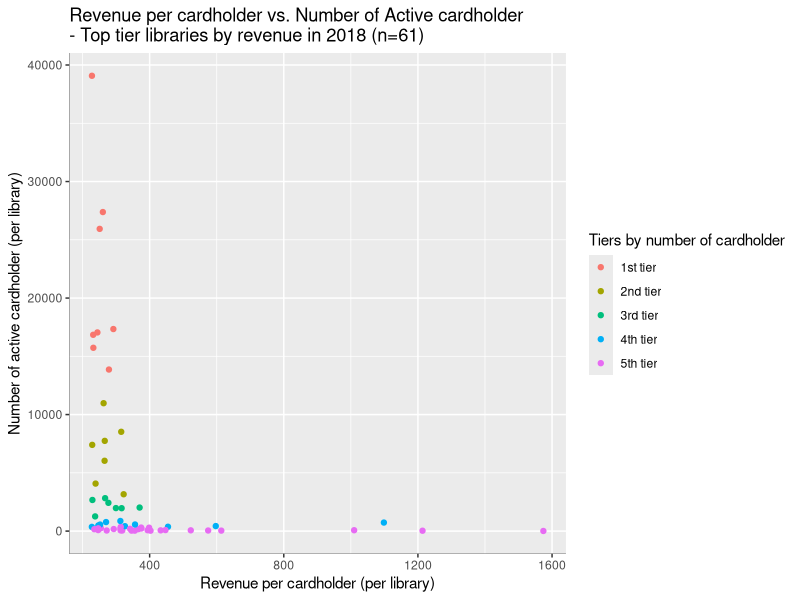
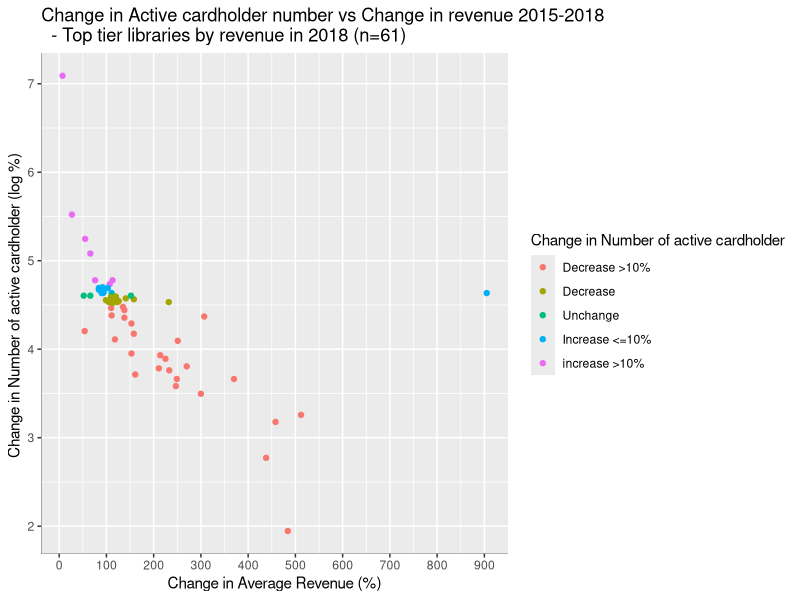
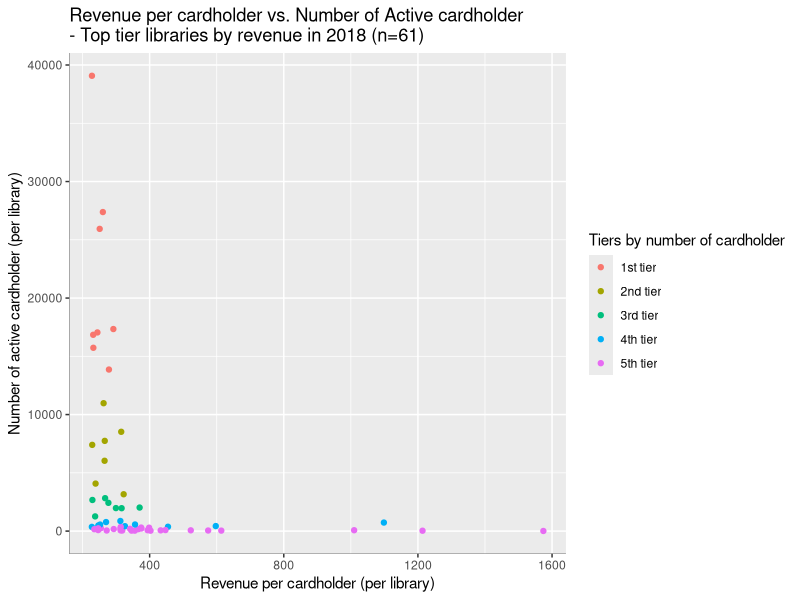
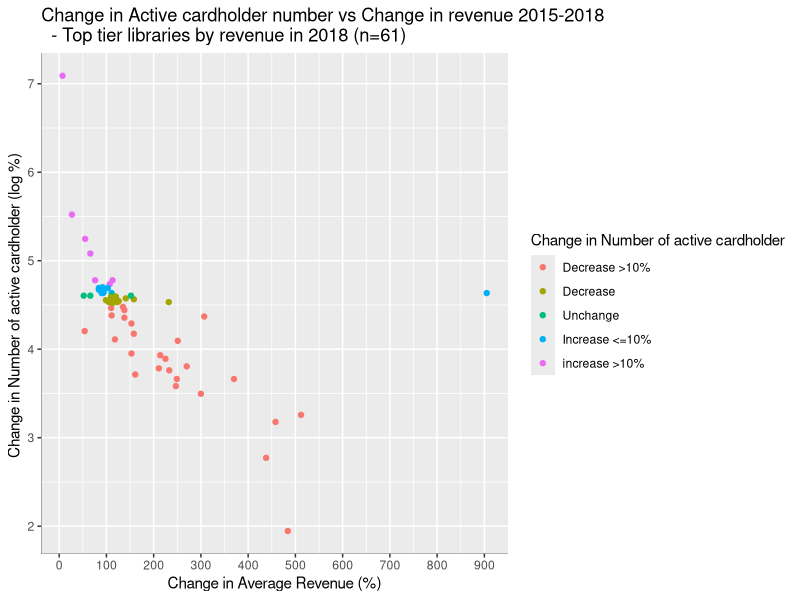

Generate these figures, in order, with R:
## ---- chunk 1
knitr::opts_chunk$set(echo = TRUE)
## ---- chunk 2
# load library
library(dplyr)
library(ggplot2)
library(formattable)
library(kableExtra)

# load data
df <- read.csv('library_data.csv')
print(dim(df))

# number of row with na value in year column
sum(is.na(df$Survey.Year.From))

# remove row with na value in year column
df<- subset(df,!is.na(df$Survey.Year.From))

# check data dimension after removing na value
print(dim(df))


## ---- chunk 3
# obtain a data set with target columns for further analysis
# create new column named revenue_active_card
df$revenue_active_card= df$B2.9..Total.Operating.Revenues/df$A1.14..No..of.Active.Library.Cardholders

# obtain target columns
df_rev <- reshape(df[c('Library.Number','Survey.Year.From','A1.14..No..of.Active.Library.Cardholders','revenue_active_card')],direction= "wide",idvar="Library.Number",timevar="Survey.Year.From")
print(dim(df_rev))

# rename columns
names(df_rev)<- c("Library.Number","activecard_2018","avgrev_2018","activecard_2017","avgrev_2017","activecard_2016","avgrev_2016","activecard_2015","avgrev_2015")

# let ignore libraries with no active card holder for now
df_rev<- subset(df_rev,(df_rev$activecard_2018!=0) | (df_rev$activecard_2017!=0) | (df_rev$activecard_2016!=0) | (df_rev$activecard_2015!=0))
print(dim(df_rev))

# remove row with na value in any columns
df_rev<- na.omit(df_rev)
print(dim(df_rev))
## ---- chunk 4
# Create relevant variables

# change in number of active cardholder from 2015 to 2018 (%): 
# <100: there is a decrease in number of cardholder , =100: number of cardholder remain the same between 2015-2018, >100: there is an increase in number of cardholder
df_rev$activecardgrowth_2015_2018 <- round(df_rev$activecard_2018 / df_rev$activecard_2015 * 100,0)

# % change in average operating revenue per active cardholder from 2015 to 2018
# <100: a decrease from 2015-2018 , =100: no change, >100: an increase from 2015-2018
df_rev$avgrevgrowth_2015_2018 <- round(df_rev$avgrev_2018 / df_rev$avgrev_2015 *100,0)

# break number of active card in latest year (2018) into 5 quantile groups
# 1: libraries in bottom 20% by number of cardholder -> 5: libraries in top 20% by number of cardholder
df_rev$activecard_2018bin <- ntile(df_rev$activecard_2018, 5)

# break average revenue per active card holder in latest year (2018) into 5 quantile groups based on value
# 1: libraries in bottom 20% by average revenue/cardholder -> 5: libraries in top 20% by average revenue/cardholder
df_rev$avgrev_2018bin <- ntile(df_rev$avgrev_2018, 5)

# check data
head(df_rev)

# Libraries in TOP 20% HIGHEST AVERAGE REVENUE PER CARDHOLDER: 61 libraries
df_highrev <- df_rev[df_rev$avgrev_2018bin == 5,]
df_highrev$activecard_2018bin<-as.factor(df_highrev$activecard_2018bin)


# Create a new field to better represent group of libraries

top_library <- c(1,2,3,4,5)
description <- factor(c('5th tier','4th tier','3rd tier','2nd tier ','1st tier'))

df_highrev$activecard_2018tier<- description[match(df_highrev$activecard_2018bin,top_library)]
df_highrev$avgrev_2018tier<- description[match(df_highrev$avgrev_2018bin,top_library)]
## ---- chunk 5

options(repr.plot.width = 5, repr.plot.height = 5)
ggplot(df_highrev, aes(x =avgrev_2018   , y =activecard_2018  )) +
  geom_point(aes(colour = activecard_2018tier)) + # Points and color by group
  scale_color_discrete("Tiers by number of cardholder") +  # Change legend title
  xlab("Revenue per cardholder (per library)") +             
  ylab("Number of active cardholder (per library)")  +
  ggtitle("Revenue per cardholder vs. Number of Active cardholder 
- Top tier libraries by revenue in 2018 (n=61)")+
  theme(axis.line = element_line(colour = "black", size = 0.1))

  

## ---- chunk 6
insight_1 <- df_highrev %>%  dplyr::group_by(activecard_2018tier) %>% dplyr::summarize('NBR active cardholder'= mean(activecard_2018),count=n(), percent=n()/dim(df_highrev)[1] *100)
insight_1$percent<- round(insight_1$percent,0)
insight_1$'NBR active cardholder'<- round(insight_1$'NBR active cardholder',0)

colnames(insight_1) <- c('Active cardholder','AVG active cardholder (per library)', 'NBR of lirabries','Percent out of total top tier libraries (%)')

kbl(insight_1,caption = "Top tier libraries by revenue in 2018 (n=61)
- Grouped by Active cardholder tiers") %>%
  kable_styling(bootstrap_options = "striped", full_width = T, position = "center")

## ---- chunk 7
# Classify active card growth from 2015 to 2018 into group
df_highrev$activecardchange <-cut(df_highrev$activecardgrowth_2015_2018, breaks=c(-Inf,90,99,101,110,+Inf), labels=c('Decrease >10%','Decrease ','Unchange','Increase <=10%','increase >10%'))

# plot
options(repr.plot.width = 5, repr.plot.height = 5)
ggplot(df_highrev, aes(x =avgrevgrowth_2015_2018   , y =log(activecardgrowth_2015_2018))) +  
  geom_point(aes(colour = activecardchange)) +
  scale_color_discrete("Change in Number of active cardholder")+
  xlab("Change in Average Revenue (%)") +   
  ggtitle("Change in Active cardholder number vs Change in revenue 2015-2018
  - Top tier libraries by revenue in 2018 (n=61)")+
  ylab("Change in Number of active cardholder (log %) ")  + 
    scale_x_continuous(breaks=seq(0,1000,100)) +
  theme(axis.line = element_line(colour = "black", size = 0.1))

print('Change in Average Revenue= 2018 Revenue/2015 Revenue * 100')
print ('Change in Number of active cardholder= 2018 NBR cardholder / 2015 NBR Cardholder *100')

## ---- chunk 8
insight_2<- df_highrev %>%  dplyr::group_by(activecardchange) %>% dplyr::summarize(count=n(),percent=n()/dim(df_highrev)[1] *100)
insight_2$percent<- round(insight_2$percent)
colnames(insight_2) <- c('Change in active cardholder 2015-2018', 'NBR of libraries','Percent out of total top tier libraries (%)')

kbl(insight_2,caption = "Top tier libraries by revenue in 2018 (n=61)
- Grouped by Change in active cardholder 2015-2018") %>%
  kable_styling(bootstrap_options = "striped", full_width = T, position = "center")

## ---- chunk 9
# obtain dataset of 2018 ( target column: number of active cardholder, avg revenue per cardholder, Resident.Population.Served)

df2018<- subset(df, df$Survey.Year.From== 2018) 
df2018<- subset(df2018,df2018$A1.14..No..of.Active.Library.Cardholders!=0)

# break average revenue per active card holder in latest year (2018) into 5 quantile groups based on value
# 1: libraries in bottom 20% by average revenue/cardholder -> 5: libraries in top 20% by average revenue/cardholder
df2018$avgrev_bin <- ntile(df2018$revenue_active_card, 5)

top_library <- c(1,2,3,4,5)
description <- factor(c('5th tier','4th tier','3rd tier','2nd tier ','1st tier'))

df2018$avgrev_tier<- description[match(df2018$avgrev_bin,top_library)]

# Calculate percent number of active card out of Resident.Population.Served -> to determine potential to grow cardholder in local community
df2018$activecard_residentserved<- df2018$A1.14..No..of.Active.Library.Cardholders/ df2018$P1.1..Resident.Population.Served *100

# calculate number of cardholder per 100 resident served by avg revenue group (quantile)
insight_3<- df2018 %>%  dplyr::group_by(avgrev_tier) %>% dplyr::summarize(avg_revenue=mean(revenue_active_card), number_cardholder_per100resident=mean(activecard_residentserved))

insight_3$avg_revenue<- round(insight_3$avg_revenue,0)
insight_3$number_cardholder_per100resident<- round(insight_3$number_cardholder_per100resident,0)

colnames(insight_3) <- c('Revenue tiers', 'AVG revenue per cardholder (per library)','NBR cardholders per 100 residents served')

kbl(insight_3,caption = "Number of cardholders per 100 residents served 
- Grouped by revenue tiers in 2018") %>%
  kable_styling(bootstrap_options = "striped", full_width = T, position = "center")

## ---- chunk 10
# data preparation

attendance <- c('F2.2.A..Annual.program.attendance','F2.301.Attendance..Early.literacy.and.Early.learning','F2.302.Attendance..Other.Children.s.programming','F2.303.Attendance..Summer.Reading','F2.304.Attendance..Homework.help','F2.305.Attendance..Class.instruction.at.a.library.or.school','F2.306.Attendance..Teen.programming','F2.307.Attendance..Newcomer.focus','F2.308.Attendance..Careers..job.help...skills.','F2.309.Attendance..Business.Development','F2.310.Attendance..Community.Development','F2.311.Attendance..Technology..social.media.and.computer.literacy.','F2.311a.Attendance..Maker.space..Digital.media.lab..Self.publishing','F2.312.Attendance..Genealogy..local.history..Doors.Open','F2.313.Attendance..Adult.learning..not.covered.elsewhere.','F2.314.Attendance..Seniors.programming','F2.315.Attendance..Culture.Days..poetry.and.story.readings..art.shows','F2.316.Attendance..First.Nations.Public.Library.Week','F2.317.Attendance..First.Nation.Communities.Reads',   'F2.318.Attendance..Ontario.Public.Library.Week...Canadian.Library.Month','F2.319.Attendance..Book.Clubs','F2.320.Attendance..Other')
programs <- c('F2.1.P..No..of.programs.held.annually','F2.301.Programs..Early.literacy.and.Early.learning','F2.302.Programs..Other.Children.s.programming','F2.303.Programs..Summer.Reading','F2.304.Programs..Homework.help','F2.305.Programs..Class.instruction.at.a.library.or.school','F2.306.Programs..Teen.programming','F2.307.Programs..Newcomer.focus','F2.308.Programs..Careers..job.help...skills.','F2.309.Programs..Business.Development','F2.310.Programs..Community.Development','F2.311.Programs..Technology..social.media.and.computer.literacy.','F2.311a.Programs..Maker.space..Digital.media.lab..Self.publishing',
'F2.312.Programs..Genealogy..local.history..Doors.Open','F2.313.Programs..Adult.learning..not.covered.elsewhere.',
'F2.314.Programs..Seniors.programming','F2.315.Programs..Culture.Days..poetry.and.story.readings..art.shows','F2.316.Programs..First.Nations.Public.Library.Week','F2.317.Programs..First.Nation.Communities.Reads','F2.318.Programs..Ontario.Public.Library.Week...Canadian.Library.Month','F2.319.Programs..Book.Clubs','F2.320.Programs..Other')

avg_attendance_programs <- paste(attendance, ".")

# Calculate average attendance per program for each library. (note: NA value means the library doesn't organize the event)
for (a in seq(1,22)) {
  df2018[avg_attendance_programs[a]] <- df2018[attendance[a]]/df2018[programs[a]]
}

# get dataset with target columns : avgrev_bin (break by quantile), and avg attendance per program
df2018_avg_attendance <- df2018[c('avgrev_bin',avg_attendance_programs)]
df2018_avg_attendance <- cbind(df2018_avg_attendance[1], stack(df2018_avg_attendance[2:23]),row.names = NULL)
colnames(df2018_avg_attendance)<- c('avgrev_bin','avg_attendance_perprogram','program_name')


# remove na value
df2018_avg_attendance<- na.omit(df2018_avg_attendance)


# Calculate average attendance group by event and avg revenue group (quantile)
df2018_avg_attendance_bygroup<- df2018_avg_attendance %>%  dplyr::group_by(avgrev_bin,program_name) %>% 
  dplyr::summarize(libraries_having_program=n(),avg_att_perprogram=mean(avg_attendance_perprogram),.groups = 'drop')


# obtain data for group 5 of avg revenue bin (libraries in top 20% by Avg revenue )
df2018_avg_attendance_group5 <- subset(df2018_avg_attendance_bygroup,df2018_avg_attendance_bygroup$avgrev_bin ==5 )
colnames(df2018_avg_attendance_group5) <- c('avgrev_bin','program_name','top20%libraries_having_program','avg_att_perprogram_top')


#  Calculate average attendance by event
df2018_avg_attendance_allgroup<- df2018_avg_attendance %>%  dplyr::group_by(program_name) %>% 
  dplyr::summarize(libraries_having_program=n(),avg_att_perprogram=mean(avg_attendance_perprogram))
colnames(df2018_avg_attendance_allgroup) <- c('program_name','all_libraries_having_program','all_avg_att_perprogram')


# obtain final data for analysis
df2018_avg_att_comparison<- merge(df2018_avg_attendance_group5,df2018_avg_attendance_allgroup,by="program_name")

df2018_avg_att_comparison<- subset(df2018_avg_att_comparison, select= -c(avgrev_bin))

insight_4<- head(arrange(df2018_avg_att_comparison[c('program_name','avg_att_perprogram_top','all_avg_att_perprogram')],-(df2018_avg_att_comparison$`avg_att_perprogram_top`/df2018_avg_att_comparison$all_avg_att_perprogram)),50)

insight_4$avg_att_perprogram_top <- round(insight_4$avg_att_perprogram_top,0)

insight_4$all_avg_att_perprogram <- round(insight_4$all_avg_att_perprogram,0)

colnames(insight_4) <- c('Program name','Attendance per event- top tier libraries','Attendance per event -all libraries')

kbl(insight_4,caption = "Attendance per program in 2018- Top tier libraries by revenue vs. All libraries ") %>%
  kable_styling(bootstrap_options = "striped", full_width = T, position = "center")

## ---- chunk 11
# load library
library(dplyr)
library(ggplot2)
library(formattable)
library(kableExtra)

# load data
df <- read.csv('library_data.csv')
print(dim(df))

# number of row with na value in year column
sum(is.na(df$Survey.Year.From))

# remove row with na value in year column
df<- subset(df,!is.na(df$Survey.Year.From))

# check data dimension after removing na value
print(dim(df))

# obtain a data set with target columns for further analysis
# create new column named revenue_active_card
df$revenue_active_card= df$B2.9..Total.Operating.Revenues/df$A1.14..No..of.Active.Library.Cardholders

# obtain target columns
df_rev <- reshape(df[c('Library.Number','Survey.Year.From','A1.14..No..of.Active.Library.Cardholders','revenue_active_card')],direction= "wide",idvar="Library.Number",timevar="Survey.Year.From")
print(dim(df_rev))

# rename columns
names(df_rev)<- c("Library.Number","activecard_2018","avgrev_2018","activecard_2017","avgrev_2017","activecard_2016","avgrev_2016","activecard_2015","avgrev_2015")

# let ignore libraries with no active card holder for now
df_rev<- subset(df_rev,(df_rev$activecard_2018!=0) | (df_rev$activecard_2017!=0) | (df_rev$activecard_2016!=0) | (df_rev$activecard_2015!=0))
print(dim(df_rev))

# remove row with na value in any columns
df_rev<- na.omit(df_rev)
print(dim(df_rev))

# Create relevant variables

# change in number of active cardholder from 2015 to 2018 (%): 
# <100: there is a decrease in number of cardholder , =100: number of cardholder remain the same between 2015-2018, >100: there is an increase in number of cardholder
df_rev$activecardgrowth_2015_2018 <- round(df_rev$activecard_2018 / df_rev$activecard_2015 * 100,0)

# % change in average operating revenue per active cardholder from 2015 to 2018
# <100: a decrease from 2015-2018 , =100: no change, >100: an increase from 2015-2018
df_rev$avgrevgrowth_2015_2018 <- round(df_rev$avgrev_2018 / df_rev$avgrev_2015 *100,0)

# break number of active card in latest year (2018) into 5 quantile groups
# 1: libraries in bottom 20% by number of cardholder -> 5: libraries in top 20% by number of cardholder
df_rev$activecard_2018bin <- ntile(df_rev$activecard_2018, 5)

# break average revenue per active card holder in latest year (2018) into 5 quantile groups based on value
# 1: libraries in bottom 20% by average revenue/cardholder -> 5: libraries in top 20% by average revenue/cardholder
df_rev$avgrev_2018bin <- ntile(df_rev$avgrev_2018, 5)

# check data
head(df_rev)

# Libraries in TOP 20% HIGHEST AVERAGE REVENUE PER CARDHOLDER: 61 libraries
df_highrev <- df_rev[df_rev$avgrev_2018bin == 5,]
df_highrev$activecard_2018bin<-as.factor(df_highrev$activecard_2018bin)


# Create a new field to better represent group of libraries

top_library <- c(1,2,3,4,5)
description <- factor(c('5th tier','4th tier','3rd tier','2nd tier ','1st tier'))

df_highrev$activecard_2018tier<- description[match(df_highrev$activecard_2018bin,top_library)]
df_highrev$avgrev_2018tier<- description[match(df_highrev$avgrev_2018bin,top_library)]

## ---- chunk 12

# plot
options(repr.plot.width = 5, repr.plot.height = 5)
ggplot(df_highrev, aes(x =avgrev_2018   , y =activecard_2018  )) +
  geom_point(aes(colour = activecard_2018tier)) + # Points and color by group
  scale_color_discrete("Tiers by number of cardholder") +  # Change legend title
  xlab("Revenue per cardholder (per library)") +             
  ylab("Number of active cardholder (per library)")  +
  ggtitle("Revenue per cardholder vs. Number of Active cardholder 
- Top tier libraries by revenue in 2018 (n=61)")+
  theme(axis.line = element_line(colour = "black", size = 0.1))

# table
insight_1 <- df_highrev %>%  dplyr::group_by(activecard_2018tier) %>% dplyr::summarize('NBR active cardholder'= mean(activecard_2018),count=n(), percent=n()/dim(df_highrev)[1] *100)
insight_1$percent<- round(insight_1$percent,0)
insight_1$'NBR active cardholder'<- round(insight_1$'NBR active cardholder',0)

colnames(insight_1) <- c('Active cardholder','AVG active cardholder (per library)', 'NBR of lirabries','Percent out of total top tier libraries (%)')

kbl(insight_1,caption = "Top tier libraries by revenue in 2018 (n=61)
- Grouped by Active cardholder tiers") %>%
  kable_styling(bootstrap_options = "striped", full_width = T, position = "center")


## ---- chunk 13

# Classify active card growth from 2015 to 2018 into group
df_highrev$activecardchange <-cut(df_highrev$activecardgrowth_2015_2018, breaks=c(-Inf,90,99,101,110,+Inf), labels=c('Decrease >10%','Decrease ','Unchange','Increase <=10%','increase >10%'))

# plot
options(repr.plot.width = 5, repr.plot.height = 5)
ggplot(df_highrev, aes(x =avgrevgrowth_2015_2018   , y =log(activecardgrowth_2015_2018))) +  
  geom_point(aes(colour = activecardchange)) +
  scale_color_discrete("Change in Number of active cardholder")+
  xlab("Change in Average Revenue (%)") +   
  ggtitle("Change in Active cardholder number vs Change in revenue 2015-2018
  - Top tier libraries by revenue in 2018 (n=61)")+
  ylab("Change in Number of active cardholder (log %) ")  + 
    scale_x_continuous(breaks=seq(0,1000,100)) +
  theme(axis.line = element_line(colour = "black", size = 0.1))

print('Change in Average Revenue= 2018 Revenue/2015 Revenue * 100')
print ('Change in Number of active cardholder= 2018 NBR cardholder / 2015 NBR Cardholder *100')

# table
insight_2<- df_highrev %>%  dplyr::group_by(activecardchange) %>% dplyr::summarize(count=n(),percent=n()/dim(df_highrev)[1] *100)
insight_2$percent<- round(insight_2$percent)
colnames(insight_2) <- c('Change in active cardholder 2015-2018', 'NBR of libraries','Percent out of total top tier libraries (%)')

kbl(insight_2,caption = "Top tier libraries by revenue in 2018 (n=61)
- Grouped by Change in active cardholder 2015-2018") %>%
  kable_styling(bootstrap_options = "striped", full_width = T, position = "center")

## ---- chunk 14

# obtain dataset of 2018 ( target column: number of active cardholder, avg revenue per cardholder, Resident.Population.Served)

df2018<- subset(df, df$Survey.Year.From== 2018) 
df2018<- subset(df2018,df2018$A1.14..No..of.Active.Library.Cardholders!=0)

# break average revenue per active card holder in latest year (2018) into 5 quantile groups based on value
# 1: libraries in bottom 20% by average revenue/cardholder -> 5: libraries in top 20% by average revenue/cardholder
df2018$avgrev_bin <- ntile(df2018$revenue_active_card, 5)

top_library <- c(1,2,3,4,5)
description <- factor(c('5th tier','4th tier','3rd tier','2nd tier ','1st tier'))

df2018$avgrev_tier<- description[match(df2018$avgrev_bin,top_library)]

# Calculate percent number of active card out of Resident.Population.Served -> to determine potential to grow cardholder in local community
df2018$activecard_residentserved<- df2018$A1.14..No..of.Active.Library.Cardholders/ df2018$P1.1..Resident.Population.Served *100

# calculate number of cardholder per 100 resident served by avg revenue group (quantile)
insight_3<- df2018 %>%  dplyr::group_by(avgrev_tier) %>% dplyr::summarize(avg_revenue=mean(revenue_active_card), number_cardholder_per100resident=mean(activecard_residentserved))

insight_3$avg_revenue<- round(insight_3$avg_revenue,0)
insight_3$number_cardholder_per100resident<- round(insight_3$number_cardholder_per100resident,0)

colnames(insight_3) <- c('Revenue tiers', 'AVG revenue per cardholder (per library)','NBR cardholders per 100 residents served')

kbl(insight_3,caption = "Number of cardholders per 100 residents served 
- Grouped by revenue tiers in 2018") %>%
  kable_styling(bootstrap_options = "striped", full_width = T, position = "center")
## ---- chunk 15

# data preparation

attendance <- c('F2.2.A..Annual.program.attendance','F2.301.Attendance..Early.literacy.and.Early.learning','F2.302.Attendance..Other.Children.s.programming','F2.303.Attendance..Summer.Reading','F2.304.Attendance..Homework.help','F2.305.Attendance..Class.instruction.at.a.library.or.school','F2.306.Attendance..Teen.programming','F2.307.Attendance..Newcomer.focus','F2.308.Attendance..Careers..job.help...skills.','F2.309.Attendance..Business.Development','F2.310.Attendance..Community.Development','F2.311.Attendance..Technology..social.media.and.computer.literacy.','F2.311a.Attendance..Maker.space..Digital.media.lab..Self.publishing','F2.312.Attendance..Genealogy..local.history..Doors.Open','F2.313.Attendance..Adult.learning..not.covered.elsewhere.','F2.314.Attendance..Seniors.programming','F2.315.Attendance..Culture.Days..poetry.and.story.readings..art.shows','F2.316.Attendance..First.Nations.Public.Library.Week','F2.317.Attendance..First.Nation.Communities.Reads',   'F2.318.Attendance..Ontario.Public.Library.Week...Canadian.Library.Month','F2.319.Attendance..Book.Clubs','F2.320.Attendance..Other')
programs <- c('F2.1.P..No..of.programs.held.annually','F2.301.Programs..Early.literacy.and.Early.learning','F2.302.Programs..Other.Children.s.programming','F2.303.Programs..Summer.Reading','F2.304.Programs..Homework.help','F2.305.Programs..Class.instruction.at.a.library.or.school','F2.306.Programs..Teen.programming','F2.307.Programs..Newcomer.focus','F2.308.Programs..Careers..job.help...skills.','F2.309.Programs..Business.Development','F2.310.Programs..Community.Development','F2.311.Programs..Technology..social.media.and.computer.literacy.','F2.311a.Programs..Maker.space..Digital.media.lab..Self.publishing',
'F2.312.Programs..Genealogy..local.history..Doors.Open','F2.313.Programs..Adult.learning..not.covered.elsewhere.',
'F2.314.Programs..Seniors.programming','F2.315.Programs..Culture.Days..poetry.and.story.readings..art.shows','F2.316.Programs..First.Nations.Public.Library.Week','F2.317.Programs..First.Nation.Communities.Reads','F2.318.Programs..Ontario.Public.Library.Week...Canadian.Library.Month','F2.319.Programs..Book.Clubs','F2.320.Programs..Other')

avg_attendance_programs <- paste(attendance, ".")

# Calculate average attendance per program for each library. (note: NA value means the library doesn't organize the event)
for (a in seq(1,22)) {
  df2018[avg_attendance_programs[a]] <- df2018[attendance[a]]/df2018[programs[a]]
}

# get dataset with target columns : avgrev_bin (break by quantile), and avg attendance per program
df2018_avg_attendance <- df2018[c('avgrev_bin',avg_attendance_programs)]
df2018_avg_attendance <- cbind(df2018_avg_attendance[1], stack(df2018_avg_attendance[2:23]),row.names = NULL)
colnames(df2018_avg_attendance)<- c('avgrev_bin','avg_attendance_perprogram','program_name')


# remove na value
df2018_avg_attendance<- na.omit(df2018_avg_attendance)


# Calculate average attendance group by event and avg revenue group (quantile)
df2018_avg_attendance_bygroup<- df2018_avg_attendance %>%  dplyr::group_by(avgrev_bin,program_name) %>% 
  dplyr::summarize(libraries_having_program=n(),avg_att_perprogram=mean(avg_attendance_perprogram),.groups = 'drop')


# obtain data for group 5 of avg revenue bin (libraries in top 20% by Avg revenue )
df2018_avg_attendance_group5 <- subset(df2018_avg_attendance_bygroup,df2018_avg_attendance_bygroup$avgrev_bin ==5 )
colnames(df2018_avg_attendance_group5) <- c('avgrev_bin','program_name','top20%libraries_having_program','avg_att_perprogram_top')


#  Calculate average attendance by event
df2018_avg_attendance_allgroup<- df2018_avg_attendance %>%  dplyr::group_by(program_name) %>% 
  dplyr::summarize(libraries_having_program=n(),avg_att_perprogram=mean(avg_attendance_perprogram))
colnames(df2018_avg_attendance_allgroup) <- c('program_name','all_libraries_having_program','all_avg_att_perprogram')


# obtain final data for analysis
df2018_avg_att_comparison<- merge(df2018_avg_attendance_group5,df2018_avg_attendance_allgroup,by="program_name")

df2018_avg_att_comparison<- subset(df2018_avg_att_comparison, select= -c(avgrev_bin))

insight_4<- head(arrange(df2018_avg_att_comparison[c('program_name','avg_att_perprogram_top','all_avg_att_perprogram')],-(df2018_avg_att_comparison$`avg_att_perprogram_top`/df2018_avg_att_comparison$all_avg_att_perprogram)),50)

insight_4$avg_att_perprogram_top <- round(insight_4$avg_att_perprogram_top,0)

insight_4$all_avg_att_perprogram <- round(insight_4$all_avg_att_perprogram,0)

colnames(insight_4) <- c('Program name','Attendance per event- top tier libraries','Attendance per event -all libraries')

# table
kbl(insight_4,caption = "Top tier libraries by average revenue per cardholder in 2018 
- Grouped by Change in active cardholder 2015-2018") %>%
  kable_styling(bootstrap_options = "striped", full_width = T, position = "center")
